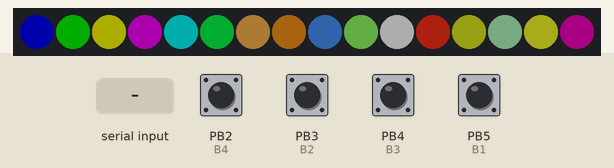
Bench run of a sketch on a simulated ATtiny85, built with avr-gcc and run on an emulated ATtiny85. Shown: 16 RGB LEDs in strip order, left to right. The test bench sets the inputs (shaded band); at power-on: PB2 (B4), PB3 (B2), PB4 (B3), PB5 (B1) HIGH. Dim RGB values are drawn brighter than linear; what the sketch prints to the serial monitor is not drawn.

Above: at 4.2 s.
4.3 s: byte 1 (0x01) received over Serial
5.8 s: byte 5 (0x05) received over Serial
At 7.0 s:
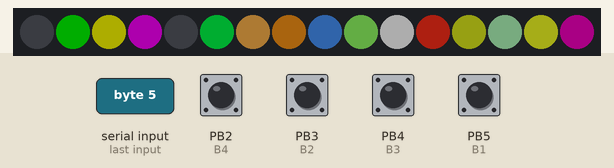
7.3 s: byte 9 (0x09) received over Serial
8.8 s: byte 10 (0x0A) received over Serial
At 9.7 s:
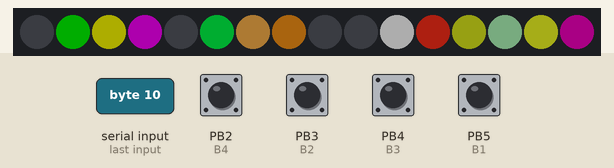
10.3 s: byte 11 (0x0B) received over Serial
11.8 s: byte 12 (0x0C) received over Serial
At 12.9 s:
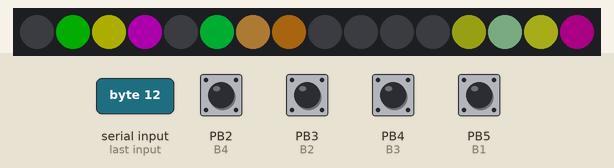
Timing chart, 0 to 14.3 s (numbered marks = the images above; inputs shaded):
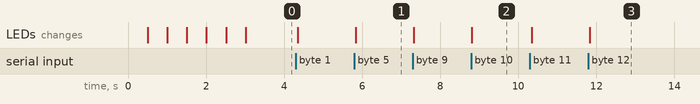

The sketch:

PM_floor_controller.ino
```cpp
/*
  Tokyo Metropolitan University
  Code of the projection show at Miyako fest.

  Code of the controller of floor.
  Written by Masashi Seki

  2018.10.30 Tue.
*/

#include "button.h"

#include <Adafruit_NeoPixel.h>
#ifdef __AVR__
#include <avr/power.h>
#endif

#define PIN            19 //A5
#define NUMPIXELS      16
Adafruit_NeoPixel pixels = Adafruit_NeoPixel(NUMPIXELS, PIN, NEO_GRB + NEO_KHZ800);

double rate = 0.2; //brightness of LED

int buttonState[16];
int color[16][3] = {
  /*{0, 0, 255},
    {0, 255, 0},
    {255, 255, 0},
    {255, 0, 255},
    {0, 255, 255},
    {0, 255, 70},
    {255, 183, 76},
    {221, 132, 22},
    {67, 135, 233},
    {149, 255, 101},
    {255, 255, 255},
    {255, 49, 25},
    {156, 167, 22},
    {168, 239, 175},
    {244, 250, 37},
    {225, 0, 178},
  */
  {0 * rate, 0 * rate, 255 * rate},
  {0 * rate, 255 * rate, 0 * rate},
  {255 * rate, 255 * rate, 0 * rate},
  {255 * rate, 0 * rate, 255 * rate},
  {0 * rate, 255 * rate, 255 * rate},
  {0 * rate, 255 * rate, 70 * rate},
  {255 * rate, 183 * rate, 76 * rate},
  {221 * rate, 132 * rate, 22 * rate},
  {67 * rate, 135 * rate, 233 * rate},
  {149 * rate, 255 * rate, 101 * rate},
  {255 * rate, 255 * rate, 255 * rate},
  {255 * rate, 49 * rate, 25 * rate},
  {156 * rate, 167 * rate, 22 * rate},
  {168 * rate, 239 * rate, 175 * rate},
  {244 * rate, 250 * rate, 37 * rate},
  {225 * rate, 0 * rate, 178 * rate},
};

int push1;
int push2;
byte getData;

void setup() {

#if defined (__AVR_ATtiny85__)
  if (F_CPU == 16000000) clock_prescale_set(clock_div_1);
#endif
  pixels.begin();

  LED_blink(); //LED blink

  for (int i = 0; i < 19; i++) {
    if (i != 13)
      pinMode(i, INPUT_PULLUP);
  }

  Serial.begin(9600);
  reset_LED();
}

void loop() {
  push1 = 0;
  push2 = 0;

  //ボタンチェック
  push1 = buttonCheck();

  if (push1 != 0) {
    delay(50);
    push2 = buttonCheck();
    if (push1 == push2) {
      //ボタン押された時の処理

      if (push2 == 0x01) Serial.write(0x01);
      else if (push2 == 0x02) Serial.write(0x02);
      else if (push2 == 0x03) Serial.write(0x03);
      else if (push2 == 0x04) Serial.write(0x04);
      else if (push2 == 0x05) Serial.write(0x05);
      else if (push2 == 0x06) Serial.write(0x06);
      else if (push2 == 0x07) Serial.write(0x07);
      else if (push2 == 0x08) Serial.write(0x08);
      else if (push2 == 0x09) Serial.write(0x09);
      else if (push2 == 0x0A) Serial.write(0x0A);
      else if (push2 == 0x0B) Serial.write(0x0B);
      else if (push2 == 0x0C) Serial.write(0x0C);
      else if (push2 == 0x0D) Serial.write(0x0D);
      else if (push2 == 0x0E) Serial.write(0x0E);
      else if (push2 == 0x0F) Serial.write(0x0F);
      else if (push2 == 0x10) Serial.write(0x10);

      /*
            if (push2 == 0x01) Serial.write(0x01);
            if (push2 == 0x02) Serial.write(0x02);
            if (push2 == 0x03) Serial.write(0x03);
            if (push2 == 0x04) Serial.write(0x04);
            if (push2 == 0x05) Serial.write(0x05);
            if (push2 == 0x06) Serial.write(0x06);
            if (push2 == 0x07) Serial.write(0x07);
            if (push2 == 0x08) Serial.write(0x08);
            if (push2 == 0x09) Serial.write(0x09);
            if (push2 == 0x0A) Serial.write(0x0A);
            if (push2 == 0x0B) Serial.write(0x0B);
            if (push2 == 0x0C) Serial.write(0x0C);
            if (push2 == 0x0D) Serial.write(0x0D);
            if (push2 == 0x0E) Serial.write(0x0E);
            if (push2 == 0x0F) Serial.write(0x0F);
            if (push2 == 0x10) Serial.write(0x10);
      */
    }
  }

  //受信データチェック
  if (Serial.available() > 0) {
    getData = 0;
    getData = Serial.read();

    if (getData == 0x01) off_LED(0x01);
    else if (getData == 0x02) off_LED(0x02);
    else if (getData == 0x03) off_LED(0x03);
    else if (getData == 0x04) off_LED(0x04);
    else if (getData == 0x05) off_LED(0x05);
    else if (getData == 0x06) off_LED(0x06);
    else if (getData == 0x07) off_LED(0x07);
    else if (getData == 0x08) off_LED(0x08);
    else if (getData == 0x09) off_LED(0x09);
    else if (getData == 0x0A) off_LED(0x0A);
    else if (getData == 0x0B) off_LED(0x0B);
    else if (getData == 0x0C) off_LED(0x0C);
    else if (getData == 0x0D) off_LED(0x0D);
    else if (getData == 0x0E) off_LED(0x0E);
    else if (getData == 0x0F) off_LED(0x0F);
    else if (getData == 0x10) off_LED(0x10);

    else if (getData == 0xFF) reset_LED();
    else if (getData == 0xFE) allOff_LED();
    else if (getData == 0xFD) flash_LED(0x04);
    else if (getData == 0xFC) on_LED(0x04);
    //else if (getData == 0xFB) LED_blink();
  }

  delay(1);
}

void reset_LED() {
  for (int i = 0; i < 16; i++)
    pixels.setPixelColor(i, pixels.Color(color[i][0], color[i][1], color[i][2]));
  pixels.show();
}

void allOff_LED() {
  for (int i = 0; i < 16; i++)
    pixels.setPixelColor(i, pixels.Color(0, 0, 0));
  pixels.show();
}

void off_LED(int no) {
  pixels.setPixelColor(no - 1, pixels.Color(0, 0, 0));
  pixels.show();
}

void on_LED(int no) {
  pixels.setPixelColor(no - 1, pixels.Color(color[no - 1][0], color[no - 1][1], color[no - 1][2]));
  pixels.show();
}

void flash_LED(int no) {
  for (int i = 0; i < 7; i++) {

    pixels.setPixelColor(no - 1, pixels.Color(0, 0, 0));
    pixels.show();
    delay(50);

    pixels.setPixelColor(no - 1, pixels.Color(color[no - 1][0], color[no - 1][1], color[no - 1][2]));
    pixels.show();
    delay(50);
  }
}

int buttonCheck() {
  int push = 0;
  if (digitalRead(B1) == LOW) push = 1;
  else if (digitalRead(B2) == LOW) push = 2;
  else if (digitalRead(B3) == LOW) push = 3;
  else if (digitalRead(B4) == LOW) push = 4;
  else if (digitalRead(B5) == LOW) push = 5;
  else if (digitalRead(B6) == LOW) push = 6;
  else if (digitalRead(B7) == LOW) push = 7;
  else if (digitalRead(B8) == LOW) push = 8;
  else if (digitalRead(B9) == LOW) push = 9;
  else if (digitalRead(B10) == LOW) push = 10;
  else if (digitalRead(B11) == LOW) push = 11;
  else if (digitalRead(B12) == LOW) push = 12;
  else if (digitalRead(B13) == LOW) push = 13;
  else if (digitalRead(B14) == LOW) push = 14;
  else if (digitalRead(B15) == LOW) push = 15;
  else if (digitalRead(B16) == LOW) push = 16;
  return push;
}

void LED_blink() {
  for (int i = 0; i < 3; i++) {
    for (int i = 0; i < 16; i++)
      pixels.setPixelColor(i, pixels.Color(0, 20, 20)); //green
    pixels.show();
    delay(500);

    for (int i = 0; i < 16; i++)
      pixels.setPixelColor(i, pixels.Color(0, 0, 0));
    pixels.show();
    delay(500);
  }
}
```

button.h
```cpp
#define B1 5
#define B2 3
#define B3 4
#define B4 2

#define B5 7
#define B6 8
#define B7 6
#define B8 9

#define B9 12
#define B10 10
#define B11 18 //A4
#define B12 11

#define B13 17 //A3
#define B14 16 //A2
#define B15 15 //A1
#define B16 14 //A0
```

Measured:
- after the input at 5.8 s, the LEDs: change at once (image 1)
- after the input at 8.8 s, the LEDs: change at once (image 2)
- after the input at 11.8 s, the LEDs: change at once (image 3)
